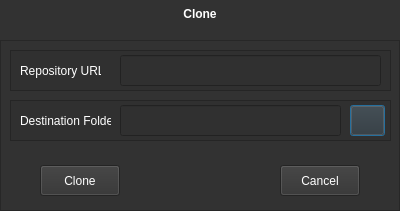
<?xml version="1.0" encoding="UTF-8"?>
<ui version="4.0">
 <class>CloneDialog</class>
 <widget class="QDialog" name="CloneDialog">
  <property name="geometry">
   <rect>
    <x>0</x>
    <y>0</y>
    <width>400</width>
    <height>211</height>
   </rect>
  </property>
  <property name="windowTitle">
   <string>Clone a Repository</string>
  </property>
  <property name="styleSheet">
   <string notr="true">background-color: rgb(50, 50, 50);
color: rgb(255, 255, 255);</string>
  </property>
  <widget class="QLabel" name="label">
   <property name="geometry">
    <rect>
     <x>175</x>
     <y>7</y>
     <width>50</width>
     <height>13</height>
    </rect>
   </property>
   <property name="font">
    <font>
     <weight>75</weight>
     <bold>true</bold>
    </font>
   </property>
   <property name="text">
    <string>Clone</string>
   </property>
   <property name="alignment">
    <set>Qt::AlignCenter</set>
   </property>
  </widget>
  <widget class="QFrame" name="contents">
   <property name="geometry">
    <rect>
     <x>0</x>
     <y>40</y>
     <width>400</width>
     <height>171</height>
    </rect>
   </property>
   <property name="frameShape">
    <enum>QFrame::StyledPanel</enum>
   </property>
   <property name="frameShadow">
    <enum>QFrame::Raised</enum>
   </property>
   <widget class="QFrame" name="repoData">
    <property name="geometry">
     <rect>
      <x>10</x>
      <y>10</y>
      <width>381</width>
      <height>41</height>
     </rect>
    </property>
    <property name="styleSheet">
     <string notr="true">background-color: rgb(48, 48, 48);</string>
    </property>
    <property name="frameShape">
     <enum>QFrame::StyledPanel</enum>
    </property>
    <property name="frameShadow">
     <enum>QFrame::Raised</enum>
    </property>
    <widget class="QLabel" name="lblRepoUrl">
     <property name="geometry">
      <rect>
       <x>10</x>
       <y>5</y>
       <width>81</width>
       <height>31</height>
      </rect>
     </property>
     <property name="text">
      <string>Repository URL:</string>
     </property>
    </widget>
    <widget class="QLineEdit" name="leRepoUrl">
     <property name="geometry">
      <rect>
       <x>110</x>
       <y>5</y>
       <width>261</width>
       <height>31</height>
      </rect>
     </property>
    </widget>
   </widget>
   <widget class="QFrame" name="destinationData">
    <property name="geometry">
     <rect>
      <x>10</x>
      <y>60</y>
      <width>381</width>
      <height>41</height>
     </rect>
    </property>
    <property name="styleSheet">
     <string notr="true">background-color: rgb(48, 48, 48);</string>
    </property>
    <property name="frameShape">
     <enum>QFrame::StyledPanel</enum>
    </property>
    <property name="frameShadow">
     <enum>QFrame::Raised</enum>
    </property>
    <widget class="QLabel" name="lblDestination">
     <property name="geometry">
      <rect>
       <x>10</x>
       <y>5</y>
       <width>91</width>
       <height>31</height>
      </rect>
     </property>
     <property name="text">
      <string>Destination Folder:</string>
     </property>
    </widget>
    <widget class="QLineEdit" name="leDestination">
     <property name="geometry">
      <rect>
       <x>110</x>
       <y>5</y>
       <width>221</width>
       <height>31</height>
      </rect>
     </property>
    </widget>
    <widget class="QPushButton" name="btnBrowseDestination">
     <property name="geometry">
      <rect>
       <x>340</x>
       <y>5</y>
       <width>35</width>
       <height>31</height>
      </rect>
     </property>
     <property name="text">
      <string/>
     </property>
    </widget>
   </widget>
   <widget class="QPushButton" name="btnClone">
    <property name="geometry">
     <rect>
      <x>40</x>
      <y>125</y>
      <width>80</width>
      <height>31</height>
     </rect>
    </property>
    <property name="text">
     <string>Clone</string>
    </property>
   </widget>
   <widget class="QPushButton" name="btnCancel">
    <property name="geometry">
     <rect>
      <x>280</x>
      <y>125</y>
      <width>80</width>
      <height>31</height>
     </rect>
    </property>
    <property name="text">
     <string>Cancel</string>
    </property>
   </widget>
  </widget>
 </widget>
 <resources/>
 <connections/>
</ui>
